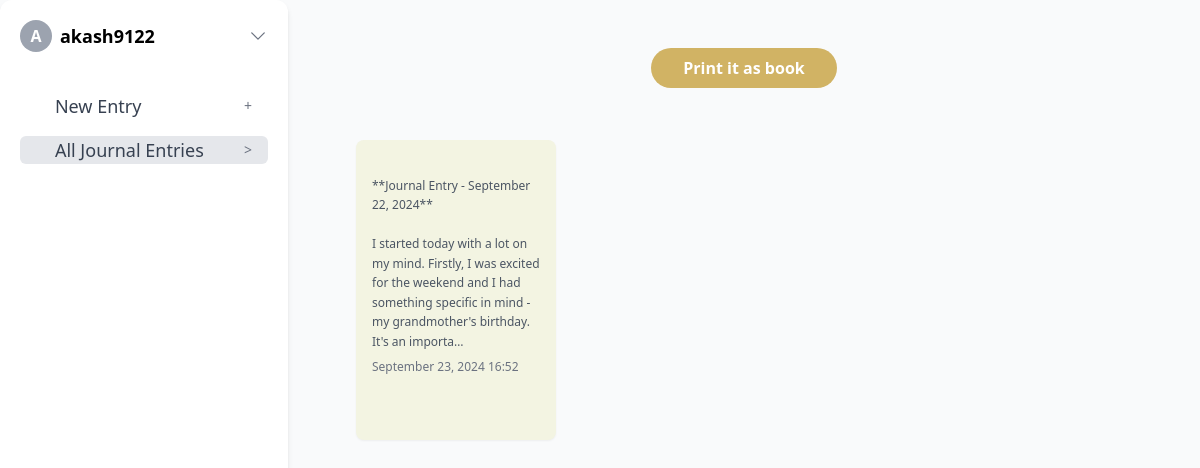
/all_entries (signed in), run on an earlier commit of the app's database.
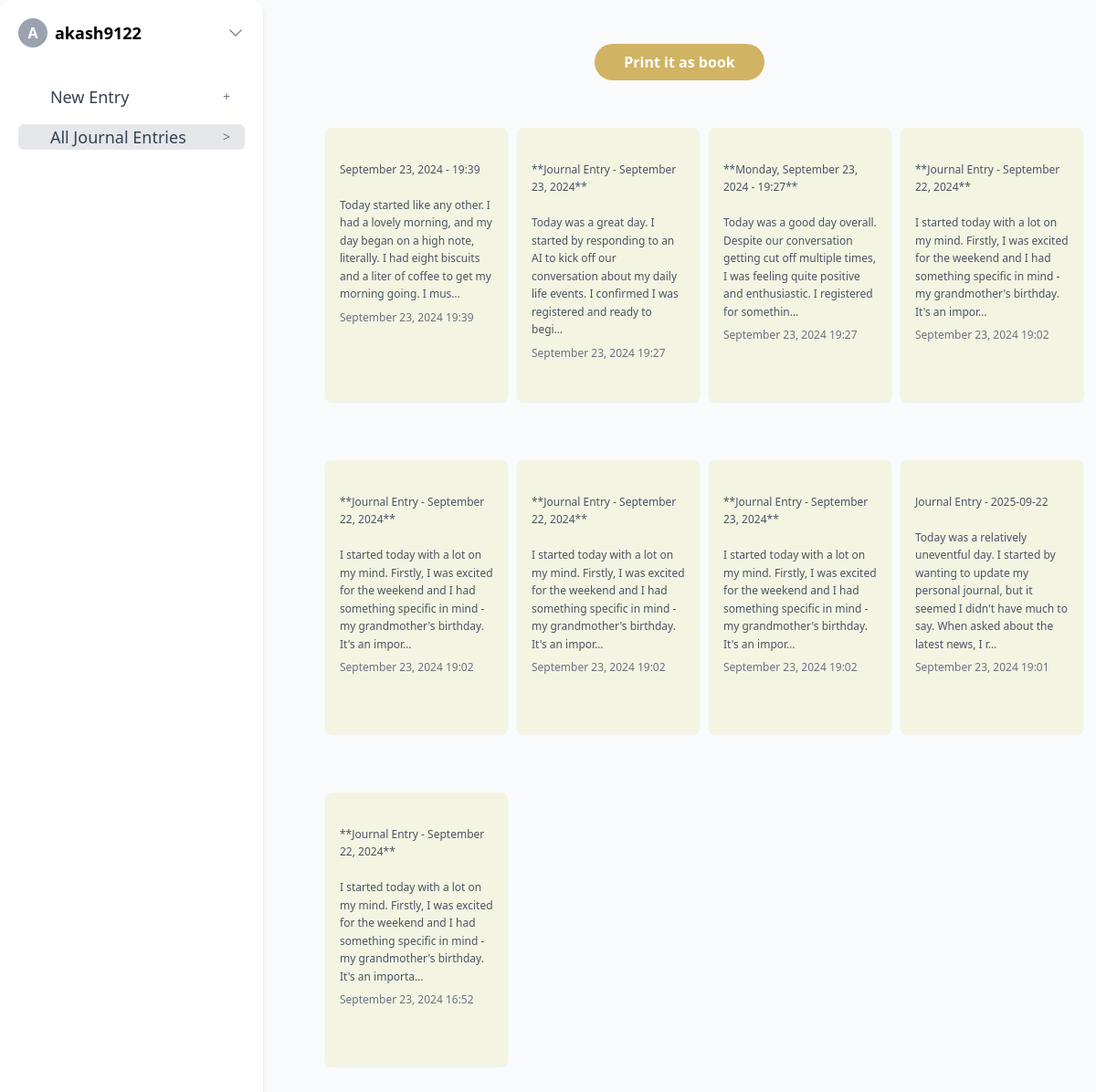
And on a later commit of the database.
### transcriber_webpage/models.py (models this page shows, shortened)
class JournalEntry(models.Model):
    user = models.ForeignKey(User, on_delete=models.CASCADE)
    groq_response = models.TextField()  # Store Groq's response here
    timestamp = models.DateTimeField(auto_now_add=True)  # When the journal entry was created

### transcriber_webpage/views.py (the view)
# urls.py: path('all_entries', views.all_journal_entries, name='all_entries'),
@login_required
def all_journal_entries(request):
    if request.user.is_authenticated:
        username = request.user.username
        email = request.user.email if request.user.email else "No Email"
        journal_entries = JournalEntry.objects.filter(user=request.user).order_by(
            "-timestamp"
        )
    else:
        username = "Guest"
        email = "No Email"
        journal_entries = []  # No entries for guests
    context = {
        "username": username,
        "email": email,
        "journal_entries": journal_entries,  # Add journal entries to context
    }
    return render(request, "transcriber_webpage/all_entries.html", context)

### transcriber_webpage/templates/transcriber_webpage/all_entries.html (shortened to what this page needs)
{% extends "transcriber_webpage/base.html" %}
{% block content %}
<button class="bg-[rgb(209,179,100)] hover:bg-[rgb(189,159,80)] text-white font-bold py-2 px-8 rounded-full mt-8 transition-all duration-300"
    onclick="askpermission()">
    Print it as book
</button>
<div class="grid grid-cols-2 sm:grid-cols-2 md:grid-cols-3 lg:grid-cols-4 xl:grid-cols-5 gap-6 p-4">
    {% for entry in journal_entries %}
    <div class="card p-4 rounded-lg cursor-pointer shadow-sm hover:shadow-md transition-all duration-300"
        onclick="openEntryModal('{{ entry.id }}', '{{ entry.groq_response|escapejs }}')">
        <p class="text-gray-600 text-xs leading-relaxed journal-entry">
            {{ entry.groq_response|truncatechars:200 }}
        </p>
        <p class="text-xs text-gray-500 mt-2">{{ entry.timestamp|date:"F d, Y H:i" }}</p>
    </div>
    {% endfor %}
</div>
{% endblock content %}

### transcriber_webpage/templates/transcriber_webpage/base.html (shortened to what this page needs)
<!DOCTYPE html>
<html lang="en">
    {% load static %}
    <link rel="stylesheet" type="text/css" href="{% static 'transcriber_webpage/css/style.css' %}">
<head>
    <script src="https://cdn.tailwindcss.com"></script>
    <link href="https://cdnjs.cloudflare.com/ajax/libs/font-awesome/6.0.0-beta3/css/all.min.css" rel="stylesheet">
</head>
<body class="bg-gray-50 font-sans">
    <div class="flex h-screen overflow-hidden">
        <aside id="sidebar" class="w-72 bg-white h-full p-5 shadow-md transform -translate-x-full lg:translate-x-0 transition-transform duration-300 fixed lg:static z-40 lg:flex-shrink-0 lg:block hidden">
            <div class="flex items-center justify-between mb-10">
                <div class="flex items-center space-x-2">
                    <div class="w-8 h-8 rounded-full bg-gray-400 flex items-center justify-center text-white font-semibold">
                        A
                    </div>
                    <div class="text-lg font-semibold">{{ username }}</div>
                </div>
                <button onclick="toggleDropdown()" class="focus:outline-none">
                    <svg xmlns="http://www.w3.org/2000/svg" fill="none" viewBox="0 0 24 24" stroke-width="1.5" stroke="currentColor" class="w-5 h-5 text-gray-500">
                        <path stroke-linecap="round" stroke-linejoin="round" d="M19.5 8.25l-7.5 7.5-7.5-7.5" />
                    </svg>
                </button>
            </div>
            <nav>
                <ul class="space-y-4 text-lg">
                    <li>
                        <a href="{%url "new_entry" %}" class="flex items-center justify-between text-gray-700 font-small rounded-md hover:bg-gray-200 px-4">
                            <span><i class="fas fa-book text-sm mr-2"></i>New Entry</span>
                            <span class="text-sm text-gray-500">+</span>
                        </a>
                    </li>
                    <li>
                        <a href="{%url "all_entries" %}" class="flex items-center justify-between bg-gray-200 text-gray-700 font-small rounded-md px-4">
                            <span><i class="fas fa-book text-sm mr-2"></i>All Journal Entries</span>
                            <span class="text-sm text-gray-500">></span>
                        </a>
                    </li>
                </ul>
            </nav>
        </aside>
        <main class="flex-grow p-8 flex flex-col items-center space-y-4">
            {% block content %}{% endblock %}
        </main>
    </div>
    {% load static %}
</body>
</html>

### transcriber_webpage/templates/transcriber_webpage/all_entries.html (style rules this page uses)
body { background-color: #f5f5f5; height: 100%; overflow: auto; }
.card { background-color: rgb(243, 244, 226); box-shadow: 0px 2px 12px rgba(0, 0, 0, 0.1); border-radius: 10px; width: 160px; height: 260px; overflow: hidden; margin: 5px; }
@media (min-width: 640px) { .card { width: 180px; height: 280px; } }
@media (min-width: 768px) { .card { width: 200px; height: 300px; } }
.journal-entry { white-space: pre-line; }
main { overflow-y: auto; flex-grow: 1; }
.bg-white { box-shadow: 0 4px 15px rgba(0, 0, 0, 0.2); border-radius: 12px; }
.journal-entry { font-size: 1rem; line-height: 1.6; color: #4a5568; }
.card p { margin-bottom: 0.5rem; }
.rounded-lg { padding: 20px; margin: 20px; }

What changed in the data, as far as the page shows it:
added JournalEntry: groq_response "September 23, 2024 - 19:39 Today started like any other. I had a lovely morning, and my day began on a high note, literally. I had eight biscuits and a liter of coffee to get my morning going. I mus…", timestamp "September 23, 2024 19:39"
added JournalEntry: groq_response "**Journal Entry - September 23, 2024** Today was a great day. I started by responding to an AI to kick off our conversation about my daily life events. I confirmed I was registered and ready to begi…", timestamp "September 23, 2024 19:27"
added JournalEntry: groq_response "**Monday, September 23, 2024 - 19:27** Today was a good day overall. Despite our conversation getting cut off multiple times, I was feeling quite positive and enthusiastic. I registered for somethin…", timestamp "September 23, 2024 19:27"
added JournalEntry: groq_response "**Journal Entry - September 22, 2024** I started today with a lot on my mind. Firstly, I was excited for the weekend and I had something specific in mind - my grandmother's birthday. It's an impor…", timestamp "September 23, 2024 19:02"
added JournalEntry: groq_response "**Journal Entry - September 22, 2024** I started today with a lot on my mind. Firstly, I was excited for the weekend and I had something specific in mind - my grandmother's birthday. It's an impor…", timestamp "September 23, 2024 19:02"
added JournalEntry: groq_response "**Journal Entry - September 22, 2024** I started today with a lot on my mind. Firstly, I was excited for the weekend and I had something specific in mind - my grandmother's birthday. It's an impor…", timestamp "September 23, 2024 19:02"
added JournalEntry: groq_response "**Journal Entry - September 23, 2024** I started today with a lot on my mind. Firstly, I was excited for the weekend and I had something specific in mind - my grandmother's birthday. It's an impor…", timestamp "September 23, 2024 19:02"
added JournalEntry: groq_response "Journal Entry - 2025-09-22 Today was a relatively uneventful day. I started by wanting to update my personal journal, but it seemed I didn't have much to say. When asked about the latest news, I r…", timestamp "September 23, 2024 19:01"
